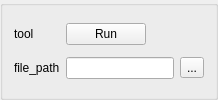
         <widget class="QGroupBox" name="groupBox">
          <property name="enabled">
           <bool>true</bool>
          </property>
          <property name="maximumSize">
           <size>
            <width>16777215</width>
            <height>100</height>
           </size>
          </property>
          <property name="title">
           <string/>
          </property>
          <layout class="QGridLayout" name="gridLayout_9">
           <item row="1" column="3">
            <widget class="QToolButton" name="file_toolButton">
             <property name="text">
              <string>...</string>
             </property>
            </widget>
           </item>
           <item row="1" column="0">
            <widget class="QLabel" name="file_path_label">
             <property name="text">
              <string>file_path</string>
             </property>
            </widget>
           </item>
           <item row="1" column="1" colspan="2">
            <widget class="QLineEdit" name="file_path_lineinput"/>
           </item>
           <item row="0" column="0">
            <widget class="QLabel" name="tool_label">
             <property name="text">
              <string>tool</string>
             </property>
            </widget>
           </item>
           <item row="0" column="1">
            <widget class="QPushButton" name="run_btn">
             <property name="sizePolicy">
              <sizepolicy hsizetype="Fixed" vsizetype="Fixed">
               <horstretch>0</horstretch>
               <verstretch>0</verstretch>
              </sizepolicy>
             </property>
             <property name="text">
              <string>Run</string>
             </property>
             <property name="icon">
              <iconset resource="../images/ui_pr.qrc">
               <normaloff>:/images/run-c.png</normaloff>:/images/run-c.png</iconset>
             </property>
            </widget>
           </item>
          </layout>
         </widget>
